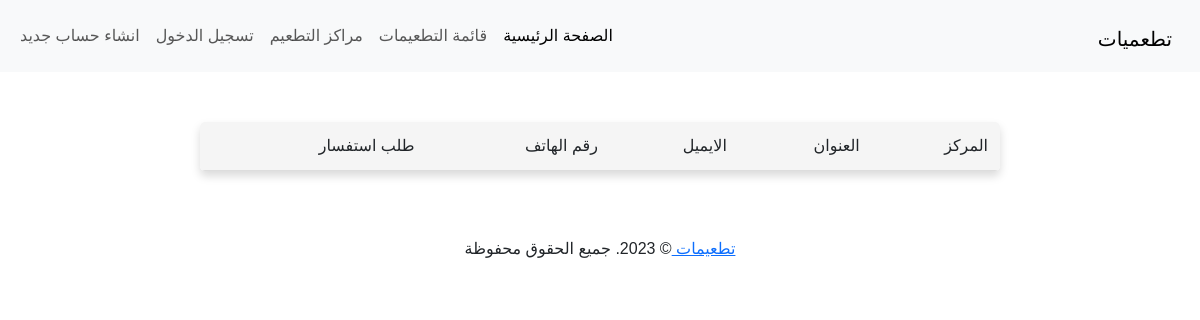
The page /health-centers/ on the database as committed earlier.
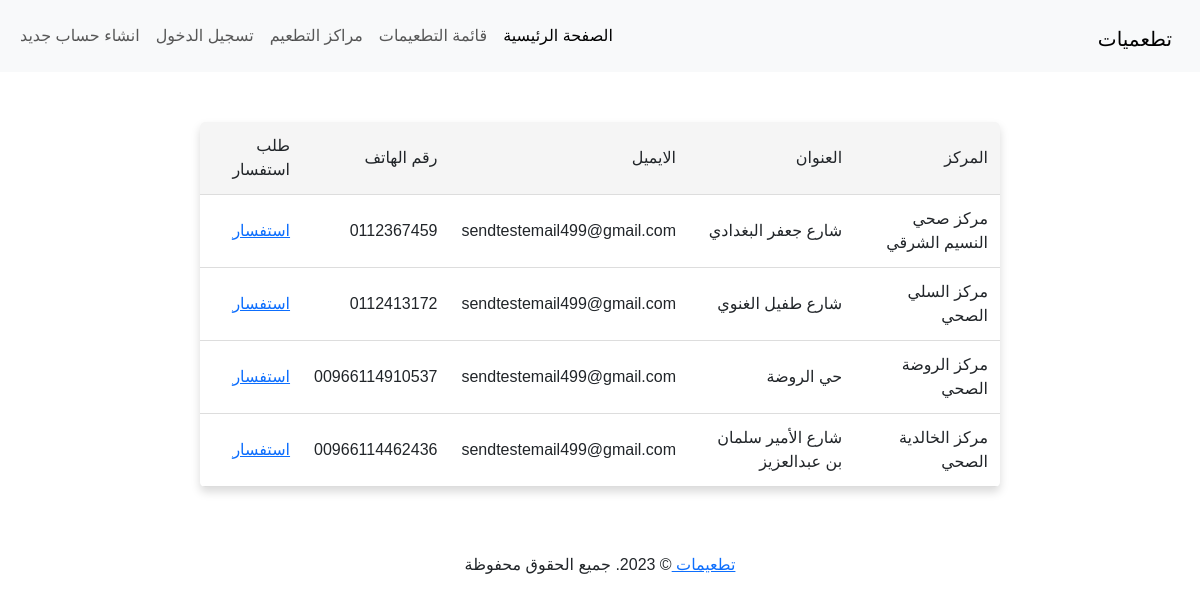
The same page on the database as committed later.
### vaccines/models.py (models this page shows, shortened)
class HealthCenter(models.Model):
    name = models.CharField(max_length=100)
    address = models.CharField(max_length=200)
    email = models.EmailField()
    phone = models.CharField(null=True, blank=True, max_length=23)

### vaccines/views.py (the view)
# urls.py: path('health-centers/', views.health_centers_list, name='health-centers'),
def health_centers_list(request):
    centers = HealthCenter.objects.all()
    context = {'centers': centers}
    return render(request, 'vaccines/health_centers_list.html', context)

### vaccines/templates/vaccines/health_centers_list.html
{% extends 'base.html' %}
{% block content %}
    <div class="container">
        <div class="table-container">
            <table>
                <thead>
                <tr>
                    <th class="text-right">المركز</th>
                    <th class="text-right">العنوان</th>
                    <th class="text-right">الايميل</th>
                    <th class="text-right">رقم الهاتف</th>
                    <th class="text-right">طلب استفسار</th>
                </tr>
                </thead>
                <tbody>
                {% for health_center in centers %}
                    <tr>
                        <td>{{ health_center.name }}</td>
                        <td>{{ health_center.address }}</td>
                        <td>{{ health_center.email }}</td>
                        <td>{{ health_center.phone }}</td>
                        <td><a href="{% url 'vaccines:send_email' health_center.id %}">استفسار</a></td>
                    </tr>
                {% endfor %}
                </tbody>
            </table>
        </div>
    </div>
{% endblock %}

### templates/base.html (shortened to what this page needs)
<!DOCTYPE html>
{% load static %}
<html lang="ar" dir='rtl'>
<head>
    <link href="https://cdn.jsdelivr.net/npm/bootstrap@5.3.0-alpha1/dist/css/bootstrap.min.css" rel="stylesheet"
>
    <link rel="stylesheet" href="{% static 'css/style.css' %}">
</head>
<body>
<header>
    <nav class="navbar navbar-expand-lg bg-body-tertiary">
        <div class="container-fluid">
            <h1>
                <a class="navbar-brand" href="{% url 'vaccines:vaccine_list' %}">تطعميات</a>
            </h1>
            <div class="collapse navbar-collapse" id="navbarSupportedContent">
                <ul class="navbar-nav me-auto mb-2 mb-lg-0">
                    <li class="nav-item">
                        <a class="nav-link active" aria-current="page" href="{% url 'vaccines:vaccine_list' %}">الصفحة
                            الرئيسية</a>
                    </li>
                    <li class="nav-item">
                        <a class="nav-link" href="{% url 'vaccines:vaccine_list' %}">قائمة التطعيمات</a>
                    </li>
                    <li class="nav-item">
                        <a class="nav-link" href="{% url 'vaccines:health-centers' %}">مراكز التطعيم</a>
                    </li>
                    {% if user.is_authenticated %}
                        <li class="nav-item">
                            <a class="nav-link" href="{% url 'vaccines:logout' %}">تسجيل الخروج</a>
                        </li>
                    {% else %}
                        <li class="nav-item">
                            <a class="nav-link" href="{% url 'vaccines:login' %}">تسجيل الدخول</a>
                        </li>
                        <li class="nav-item">
                            <a class="nav-link" href="{% url 'vaccines:register' %}">انشاء حساب جديد</a>
                        </li>
                    {% endif %}
                </ul>
            </div>
        </div>
    </nav>
</header>
{% block content %}
{% endblock %}
<footer>
    <footer id="footer" class="m-0 bg-color-quaternary">
        <div class="footer-copyright pt-3 pb-3 container bg-color-quaternary">
            <div class="row">
                <div class="col-lg-12 text-center m-0 pb-4">
                    <p class="text-color-default"><a href="{% url 'vaccines:vaccine_list' %}"> تطعيمات </a>© 2023.
                        جميع الحقوق محفوظة</p>
                </div>
            </div>
        </div>
    </footer>
</body>
</html>

### static/css/style.css (style rules this page uses)
* { padding: 0; margin: 0; box-sizing: border-box; }
html, body { height: 100%; }
body { font-family: 'Roboto', sans-serif; background-color: #FFF; }
::placeholder { font-size:14px; letter-spacing:0.5px; }
* { margin: 0; padding: 0; box-sizing: border-box; font-family: 'Poppins',sans-serif; }
.container { margin-top: 50px; }
.table-container { max-width: 800px; margin: 0 auto; background-color: #fff; border-radius: 5px; box-shadow: 0 5px 10px rgba(0, 0, 0, 0.15); overflow: hidden; }
.table-container table { width: 100%; border-collapse: collapse; border-spacing: 0; }
.table-container th, .table-container td { text-align: right; padding: 12px; font-size: 16px; font-weight: 400; border-bottom: 1px solid #ddd; }
.table-container th { background-color: #f5f5f5; font-weight: 500; }

Rows that differ between the two databases and show on the page:
added HealthCenter: name "مركز صحي النسيم الشرقي", address "شارع جعفر البغدادي", email "sendtestemail499@gmail.com", phone "0112367459"
added HealthCenter: name "مركز السلي الصحي", address "شارع طفيل الغنوي", email "sendtestemail499@gmail.com", phone "0112413172"
added HealthCenter: name "مركز الروضة الصحي", address "حي الروضة", email "sendtestemail499@gmail.com", phone "00966114910537"
added HealthCenter: name "مركز الخالدية الصحي", address "شارع الأمير سلمان بن عبدالعزيز", email "sendtestemail499@gmail.com", phone "00966114462436"
